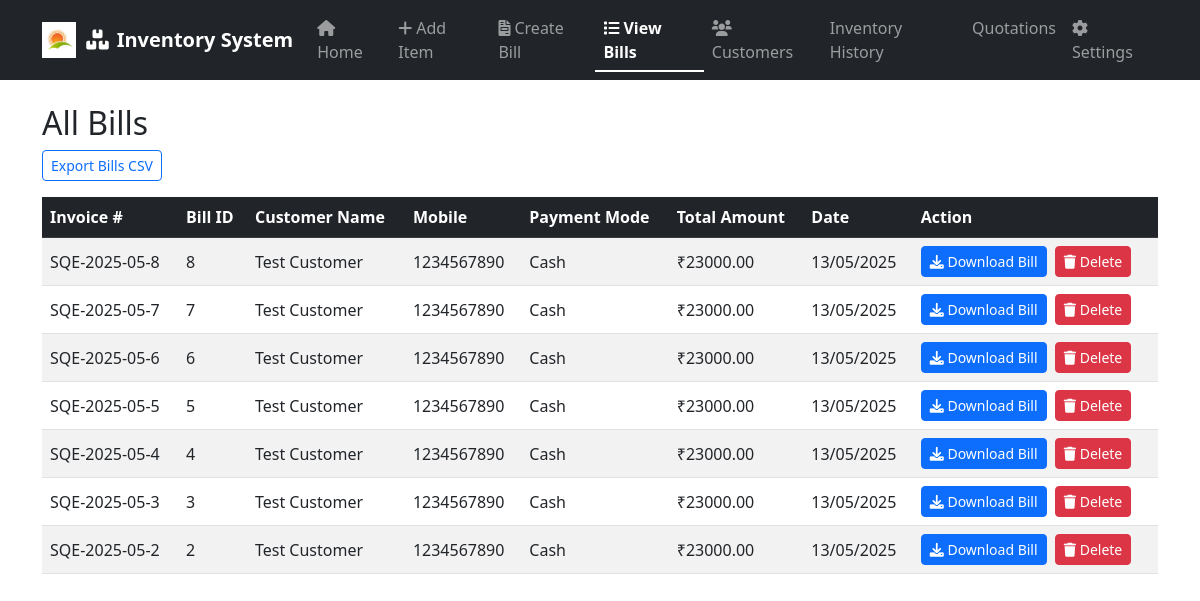
Page /bills on the committed database.
### app.py (models this page shows)
class Bill(db.Model):
    id = db.Column(db.Integer, primary_key=True)
    customer_id = db.Column(db.Integer, db.ForeignKey('customer.id'), nullable=True)
    customer_name = db.Column(db.String(100), nullable=False)
    mobile_number = db.Column(db.String(20), nullable=True)
    email = db.Column(db.String(100), nullable=True)
    address = db.Column(db.String(200), nullable=True)
    gstin = db.Column(db.String(50), nullable=True)
    payment_mode = db.Column(db.String(50), nullable=True)
    invoice_number = db.Column(db.String(20), nullable=True)
    total_amount = db.Column(db.Float, nullable=False)
    created_at = db.Column(db.DateTime, default=datetime.utcnow)
    items = db.relationship('BillItem', backref='bill', lazy=True)
    inventory_updated = db.Column(db.Boolean, default=False)

### app.py (the view)
@app.route('/bills')
def view_bills():
    bills = Bill.query.order_by(Bill.created_at.desc()).all()
    return render_template('bills.html', bills=bills)

### templates/bills.html
{% extends "base.html" %}
{% block content %}
<h2>All Bills</h2>
<a href="{{ url_for('export_bills') }}" class="btn btn-outline-primary btn-sm mb-3">Export Bills CSV</a>
<div class="table-responsive">
    <table class="table table-striped table-hover align-middle">
        <thead class="table-dark">
            <tr>
                <th>Invoice #</th>
                <th>Bill ID</th>
                <th>Customer Name</th>
                <th>Mobile</th>
                <th>Payment Mode</th>
                <th>Total Amount</th>
                <th>Date</th>
                <th>Action</th>
            </tr>
        </thead>
        <tbody>
            {% for bill in bills %}
            <tr>
                <td>{{ bill.invoice_number }}</td>
                <td>{{ bill.id }}</td>
                <td>{{ bill.customer_name }}</td>
                <td>{{ bill.mobile_number or '' }}</td>
                <td>{{ bill.payment_mode or '' }}</td>
                <td>₹{{ "%.2f"|format(bill.total_amount) }}</td>
                <td>{{ bill.created_at.strftime('%d/%m/%Y') }}</td>
                <td>
                    <a href="{{ url_for('download_bill', bill_id=bill.id) }}" class="btn btn-primary btn-sm">
                        <i class="fas fa-download"></i> Download Bill
                    </a>
                    <form method="POST" action="{{ url_for('delete_bill', id=bill.id) }}" style="display:inline;" onsubmit="return confirm('Are you sure you want to delete this bill?');">
                        <button type="submit" class="btn btn-danger btn-sm ms-1">
                            <i class="fas fa-trash"></i> Delete
                        </button>
                    </form>
                </td>
            </tr>
            {% endfor %}
        </tbody>
    </table>
</div>
{% endblock %}

### rows in the picture
Bill: invoice_number "SQE-2025-05-8", id "8", customer_name "Test Customer", mobile_number "1234567890", payment_mode "Cash", total_amount "23000.00", created_at "13/05/2025"
Bill: invoice_number "SQE-2025-05-7", id "7", customer_name "Test Customer", mobile_number "1234567890", payment_mode "Cash", total_amount "23000.00", created_at "13/05/2025"
Bill: invoice_number "SQE-2025-05-6", id "6", customer_name "Test Customer", mobile_number "1234567890", payment_mode "Cash", total_amount "23000.00", created_at "13/05/2025"
Bill: invoice_number "SQE-2025-05-5", id "5", customer_name "Test Customer", mobile_number "1234567890", payment_mode "Cash", total_amount "23000.00", created_at "13/05/2025"
Bill: invoice_number "SQE-2025-05-4", id "4", customer_name "Test Customer", mobile_number "1234567890", payment_mode "Cash", total_amount "23000.00", created_at "13/05/2025"
Bill: invoice_number "SQE-2025-05-3", id "3", customer_name "Test Customer", mobile_number "1234567890", payment_mode "Cash", total_amount "23000.00", created_at "13/05/2025"
Bill: invoice_number "SQE-2025-05-2", id "2", customer_name "Test Customer", mobile_number "1234567890", payment_mode "Cash", total_amount "23000.00", created_at "13/05/2025"
